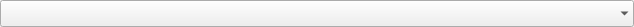
<?xml version="1.0" encoding="UTF-8"?>
<ui version="4.0">
 <class>dbe::EditCombo</class>
 <widget class="QWidget" name="dbe::EditCombo">
  <property name="geometry">
   <rect>
    <x>0</x>
    <y>0</y>
    <width>634</width>
    <height>27</height>
   </rect>
  </property>
  <property name="sizePolicy">
   <sizepolicy hsizetype="Expanding" vsizetype="Expanding">
    <horstretch>0</horstretch>
    <verstretch>0</verstretch>
   </sizepolicy>
  </property>
  <property name="windowTitle">
   <string>Form</string>
  </property>
  <layout class="QHBoxLayout" name="horizontalLayout">
   <property name="spacing">
    <number>0</number>
   </property>
   <property name="margin">
    <number>0</number>
   </property>
   <item>
    <widget class="QComboBox" name="Combo">
     <property name="sizePolicy">
      <sizepolicy hsizetype="Expanding" vsizetype="Expanding">
       <horstretch>0</horstretch>
       <verstretch>0</verstretch>
      </sizepolicy>
     </property>
     <property name="sizeAdjustPolicy">
      <enum>QComboBox::AdjustToContents</enum>
     </property>
     <property name="frame">
      <bool>false</bool>
     </property>
    </widget>
   </item>
  </layout>
 </widget>
 <resources/>
 <connections/>
</ui>
